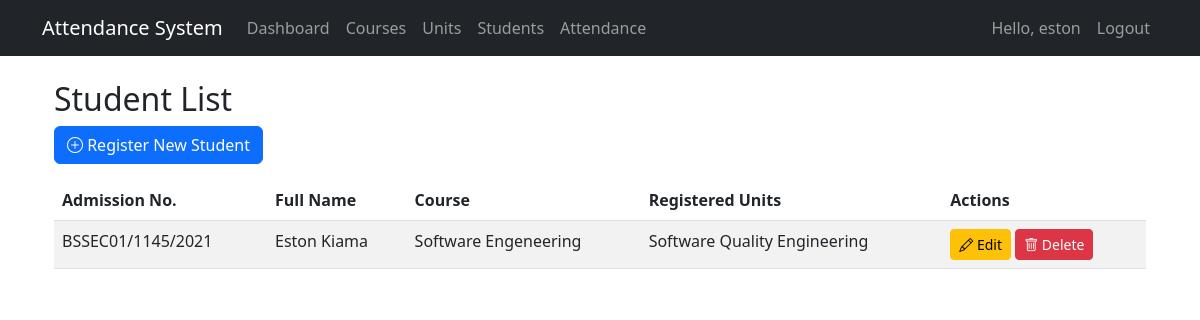
Page /attendance/admin/students/ (signed in) on the earlier database version.
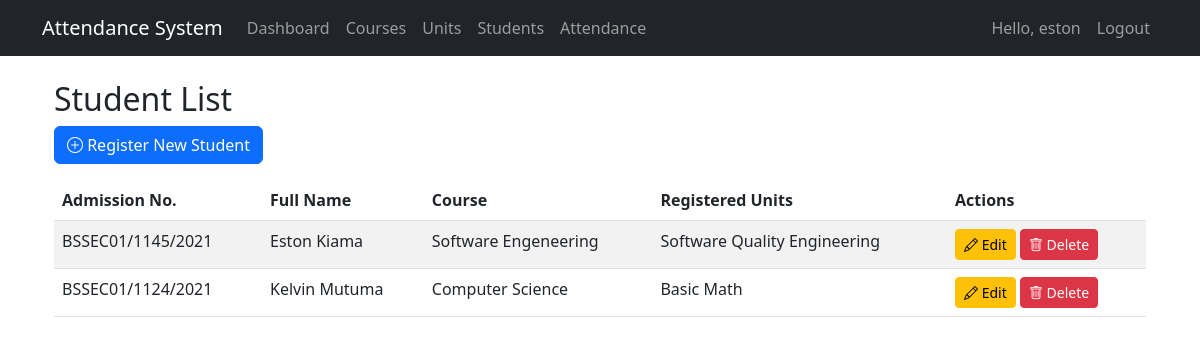
Same page on the later database version.
### attendance_app/models.py (models this page shows, shortened)
class Student(models.Model):
    GENDER_CHOICES = [
        ('M', 'Male'),
        ('F', 'Female'),
        ('O', 'Other'),
    ]
    user = models.OneToOneField(User, on_delete=models.CASCADE)
    admission_number = models.CharField(max_length=20, unique=True)
    full_name = models.CharField(max_length=100)
    photo = models.ImageField(upload_to=student_image_path, blank=True, null=True)
    course = models.ForeignKey(Course, on_delete=models.SET_NULL, null=True)
    registered_units = models.ManyToManyField(Unit, related_name='students')
    gender = models.CharField(max_length=1, choices=GENDER_CHOICES, blank=True, null=True)
    phone_number = models.CharField(max_length=15, blank=True, null=True)
    email = models.EmailField(blank=True, null=True)
    created_at = models.DateTimeField(auto_now_add=True)

class Course(models.Model):
    name = models.CharField(max_length=100)
    code = models.CharField(max_length=20, unique=True)
    description = models.TextField(blank=True)
    created_at = models.DateTimeField(auto_now_add=True)

class Unit(models.Model):
    course = models.ForeignKey(Course, on_delete=models.CASCADE, related_name='units')
    name = models.CharField(max_length=100)
    code = models.CharField(max_length=20, unique=True)
    description = models.TextField(blank=True)

### attendance_app/views.py (the view)
# urls.py: path('admin/students/', views.student_list, name='student_list'),
@login_required
@user_passes_test(is_admin)
def student_list(request):
    students = Student.objects.all()
    return render(request, 'attendance_app/admin/student_list.html', {'students': students})

### attendance_app/views.py (called while the page is built)
def is_admin(user):
    return user.is_superuser

### templates/attendance_app/admin/student_list.html (shortened to what this page needs)
{% extends "attendance_app/base.html" %}
{% block content %}
<div class="container mt-4">
    <h2>Student List</h2>
    <a href="{% url 'register_student' %}" class="btn btn-primary mb-3">
        <i class="bi bi-plus-circle"></i> Register New Student
    </a>
    <div class="table-responsive">
        <table class="table table-striped">
            <thead>
                <tr>
                    <th>Admission No.</th>
                    <th>Full Name</th>
                    <th>Course</th>
                    <th>Registered Units</th>
                    <th>Actions</th>
                </tr>
            </thead>
            <tbody>
                {% for student in students %}
                <tr>
                    <td>{{ student.admission_number }}</td>
                    <td>{{ student.full_name }}</td>
                    <td>
                        {% if student.course %}
                            {{ student.course.name }}
                        {% else %}
                            N/A
                        {% endif %}
                    </td>
                    <td>
                        {% for unit in student.registered_units.all %}
                            {{ unit.name }}{% if not forloop.last %}, {% endif %}
                        {% empty %}
                            No units registered
                        {% endfor %}
                    </td>
                    <td>
                        <a href="{% url 'edit_student' student.pk %}" class="btn btn-sm btn-warning">
                            <i class="bi bi-pencil"></i> Edit
                        </a>
                        <a href="{% url 'delete_student' student.pk %}" class="btn btn-sm btn-danger">
                            <i class="bi bi-trash"></i> Delete
                        </a>
                    </td>
                </tr>
                {% empty %}
                <tr>
                    <td colspan="5" class="text-center">No students registered yet.</td>
                </tr>
                {% endfor %}
            </tbody>
        </table>
    </div>
</div>
{% endblock %}

Differences in the rows shown:
added Student: admission_number "BSSEC01/1124/2021", full_name "Kelvin Mutuma", course.name "Computer Science"
now on this page (row unchanged): Unit: name "Basic Math", shown under "BSSEC01/1124/2021"
